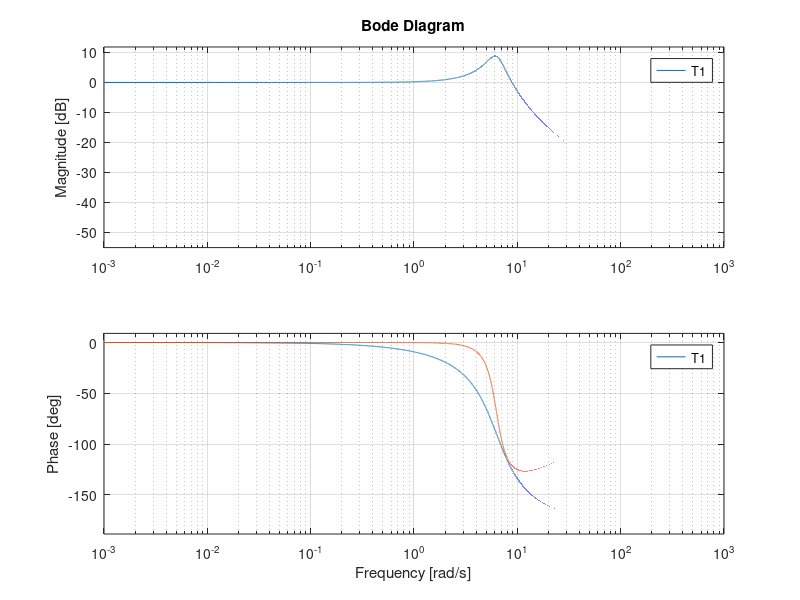
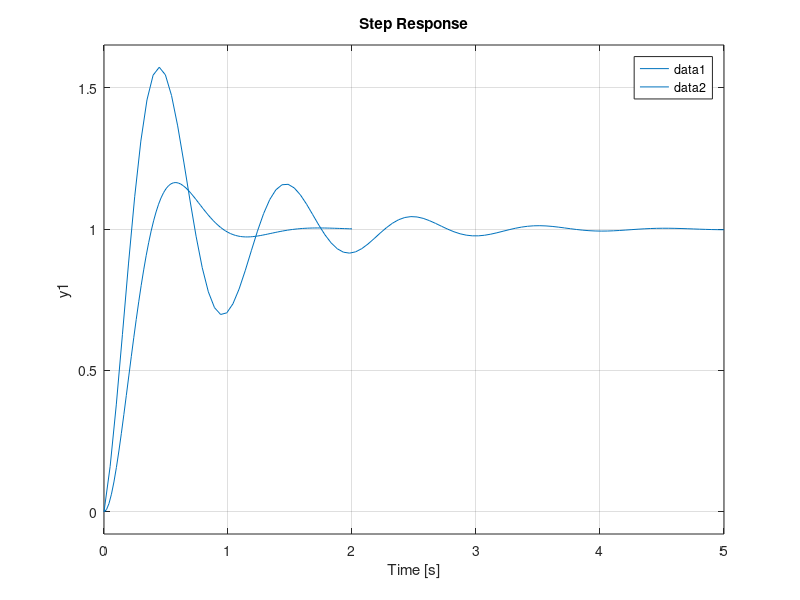

Write the MATLAB code that produced these figures, in order.
clc

%% Initialization

s = tf('s');
cp = 0.4;                   %damping coefficient
T_mat = 1;        %skyhook derivative gain
kp = 6.32;                  %spring constant
mp = 0.16;                  %mass
cc = 2*sqrt(mp*kp);         %critical damping coefficient
zeta = cp/cc;               %damping ratio
omega = sqrt(kp/mp);        %natural frequency
omega_d = (1-zeta^2)*omega; %damped natural frequency

% Transfer function
T1 = (omega^2+(2*zeta*omega*s))/(s^2+omega^2+(2*zeta*omega*s));

for i=1:length(T_mat)
    T = T_mat(i);

            % Transfer function
            T2 = kp/(mp*s^2+T*s+kp); 

            fr=0:0.001:10e2;
            [mag,phase,wout]=bode(T1,fr);
            omega_max=wout(find(mag==max(mag)));    %find resonant frequency

            [mag,phase,wout]=bode(T2,fr);
            omega_max2=wout(find(mag==max(mag)));   %find resonant frequency          

        figure(1);
        bode(T2,fr)
        hold on
        figure(2);
        step(T2)        
        hold on
end

figure(1);
bode(T1,fr)
legend('show')
figure(2);
step(T1)
xlim([0 5])
legend('show')